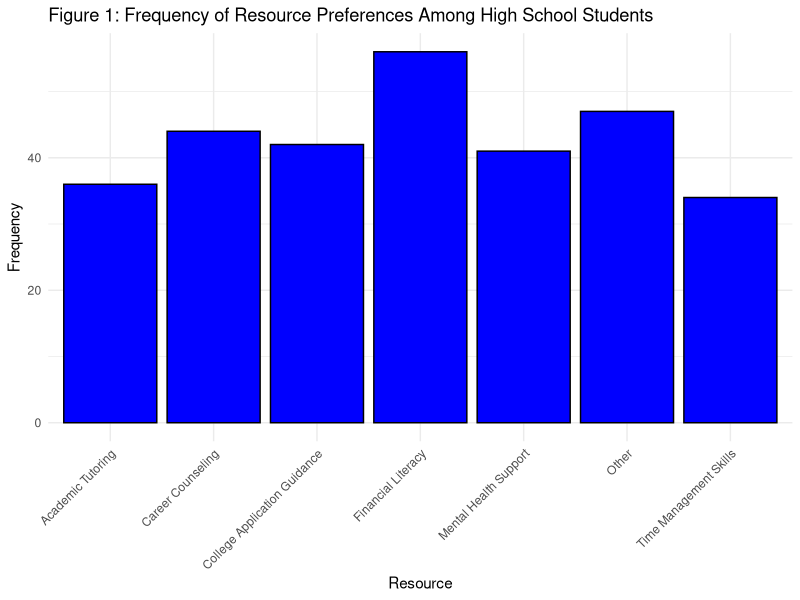

The R script that drew this image:
## ---- chunk 1

# Here you can load in and clean the data (you may need to do the cleaning in a separate R script - this is up to you). 
library(tidyverse)


# You may need additional chunks, in case you want to include some of the cleaning output.

## ---- chunk 2

# Here you can simulate and clean the data. 

# You may need additional chunks, in case you want to include some of the cleaning output. 

# I have included some example code below, but it should be changed, as it is likely not relevant and doesn't really appropriately simulate heights.

# set.seed(1234)
# height <- runif(n=5, min=0, max=4)
# friendly <- sample(x=c("yeah", "No"), size=5, replace=T)
# 
# sim_data <- tibble(height, friendly)

set.seed(1234)
n <- 100
resources <- c("Academic Tutoring", "College Application Guidance", "Career Counseling",
               "Mental Health Support", "Time Management Skills", "Financial Literacy", "Other")

# sim_data <- tibble(
#  id = 1:n,
#  resource1 = sample(resources, n, replace = FALSE),
#  resource2 = sample(resources, n - 1, replace = FALSE),
#  resource3 = sample(resources, n, replace = FALSE)
#)

# Ensure unique selections for each student
sim_data <- tibble(id = 1:n) %>%
  rowwise() %>%  # Process each row individually
  mutate(
    resource1 = sample(resources, 1),  # First resource
    remaining_resources = list(resources[resources != resource1]),  # Remove the first choice
    resource2 = sample(remaining_resources, 1),  # Second resource (unique)
    resource3 = sample(remaining_resources[remaining_resources != resource2], 1)  # Third resource (unique)
  ) %>%
  select(id, resource1, resource2, resource3)  # Keep only the needed columns

## ---- chunk 3

# # Here you can clean your data (if needed). 
# 
# # Below is an example of me changing the "yeah"s to "Yes"s
# 
# sim_data_clean <- sim_data %>% 
#   mutate(friendly_clean  = case_when(friendly=="yeah" ~ "Yes",
#                                      friendly=="No"~"No")) %>% 
#   select(-friendly)

# Reshape to long format
sim_data_clean <- sim_data %>%
  pivot_longer(cols = starts_with("resource"), names_to = "resource_num", values_to = "resource") %>%
  select(-resource_num)

# Create binary-coded dataset
sim_data_binary <- sim_data_clean %>%
  mutate(value = 1) %>%
  complete(id, resource, fill = list(value = 0)) %>%  # Fill missing with 0
  pivot_wider(
    id_cols = id,
    names_from = resource,
    values_from = value 
  )
## ---- chunk 4

# # Use this to create some plots. 
# 
# sim_data_clean %>% ggplot(aes(x=friendly_clean))+
#   geom_bar(fill="orange", col="brown") +
#   theme_minimal() + 
#   labs(x = "Friendly",
#        y = "Frequency",
#        title = "Figure 1: A bar plot displaying whether the student thinks that \n they are a friendly person or not for all students \n in highschools measured in Ontario.") 

sim_data_clean %>%
  ggplot(aes(x = resource)) +
  geom_bar(fill = "blue", col = "black") +
  theme_minimal() +
  labs(x = "Resource",
       y = "Frequency",
       title = "Figure 1: Frequency of Resource Preferences Among High School Students") +
  theme(axis.text.x = element_text(angle = 45, hjust = 1))

## ---- chunk 5

# Here you can derive the CIs of interest based off the simulated data in a previous chunk.

# Below is some example code that calculates the CI for the proportion of students that think they are friendly. You will need to change this to be relevant to your survey question/variable of interest.

n <- nrow(sim_data_clean)
p_hat <- sim_data_clean %>% filter(resource == "Academic Tutoring") %>% nrow() / n
z_star <- 1.96
margin_of_error <- z_star * sqrt((p_hat * (1 - p_hat)) / n)
ci_lower <- p_hat - margin_of_error
ci_upper <- p_hat + margin_of_error

# Here is an example of printing out the results. You will need to change this to be relevant to your survey question/variable of interest.

cat("Proportion of students preferring Academic Tutoring:", round(p_hat, 2), "\n")
cat("95% Confidence Interval: (", round(ci_lower, 2), ",", round(ci_upper, 2), ")\n")

## ---- chunk 6
head(sim_data)
